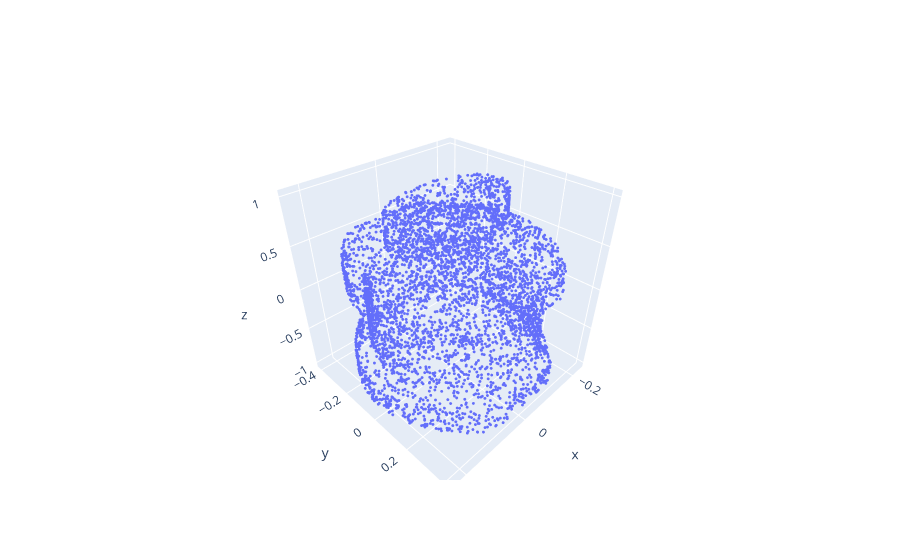

The cell this chart's notebook holds for it:
### Code cell
# sample point cloud on random object
num_samples = 5000
samples = utils.mesh_to_pointcloud(mesh['verts'], mesh['faces'], num_samples)

fig = go.Figure(
    [go.Scatter3d(x=samples[:, 0], y=samples[:, 1],z=samples[:, 2], mode='markers',
        marker=dict(
            size=1
            )
    )]
)
fig.show()

### Figure 1 — Plotly figure (JSON) as saved in the notebook; plotly's stock layout.template omitted (floating-point values rounded to 4 significant figures; data arrays with more than 128 entries replaced by an {"elided": "..."} marker saying what was removed)
{"data": [{"marker": {"size": 1}, "mode": "markers", "type": "scatter3d", "x": {"elided": "5000 float values"}, "y": {"elided": "5000 float values"}, "z": {"elided": "5000 float values"}}], "layout": {}}
